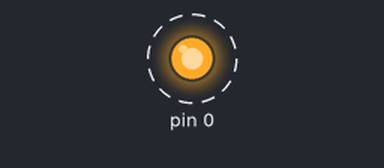
The sketch below on a simulated Arduino Uno, built with avr-gcc and run on an emulated ATmega328P. On the bench: output pins drawn as LEDs (lit = HIGH). Dashed ring = blinking. EEPROM starts erased.

Above: at 0.5 s.
Timing chart, 0 to 4.6 s (numbered marks = the images above):
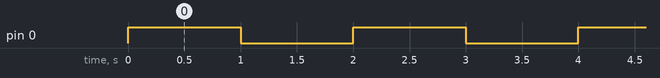

The sketch:

eeprom_switcher.ino
```cpp
#include <EEPROM.h>

#define MODE_SLOW   0
#define MODE_MEDIUM 1
#define MODE_FAST   2
#define MODE_FIRST 0
#define MODE_LAST 2

#define SLOW_DELAY 1000
#define MEDIUM_DELAY 250
#define FAST_DELAY 50

int mode = MODE_FIRST;
int delay_ = SLOW_DELAY;

// the setup function runs once when you press reset or power the board
void setup() {
  // initialize digital pin LED_BUILTIN as an output.
  pinMode(0, OUTPUT);

  mode = EEPROM.read(0); //place this inside a function
  mode++;

  if(mode < MODE_FIRST || mode > MODE_LAST){
    mode = MODE_FIRST;
  }
  EEPROM.write(0, mode);

  switch(mode){
    case MODE_SLOW:
      delay_ = SLOW_DELAY;
      break;
    case MODE_MEDIUM:
      delay_ = MEDIUM_DELAY;
      break;
    case MODE_FAST:
      delay_ = FAST_DELAY;
      break;
  }
}

// the loop function runs over and over again forever
void loop() {
  digitalWrite(0, HIGH);  // turn the LED on (HIGH is the voltage level)
  delay(delay_);                      // wait for a second
  digitalWrite(0, LOW);   // turn the LED off by making the voltage LOW
  delay(delay_);                      // wait for a second
}
```

Measured:
- by itself, pin 0: alternates HIGH for 1.0 s and LOW for 1.0 s
